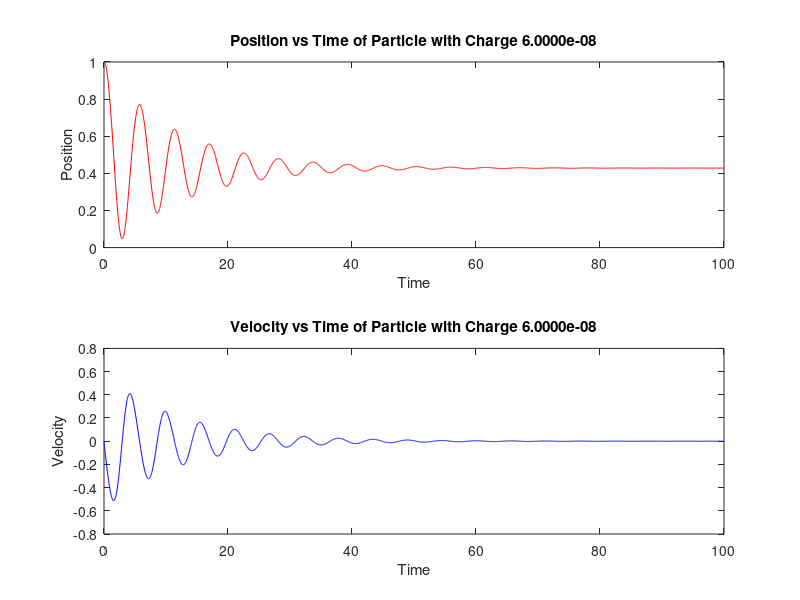

This figure's MATLAB source:
%author: ssalunkhe3
%version 1.1
function [zNeutralM, zNeutralF, nBounce] = chargedP(q)
%q the charge of the particle
%zNeutralM the equilibrium position of the particle
%zneutralF the equilibrium calculated by fzero
%nBounce the number of times the particle hits the disk
if nargin == 0 
    q = 0.6e-7; %default value for charge
end
m = 0.01; % [kg], particle mass
R = 0.02; % [m], disk radius
Q = 0.6e-7; % [C], disk charge
g = 9.807; % [m/s^2], acceleration of gravity
e0 = 8.854e-12; % [C^2/(N.m^2)], vacuum permittivity
cR = 0.70; % [1], coefficient of restitution
k = 0.0366; % [N.s/m], viscous drag constant

K = (Q*q)/(2*pi*R^2*e0*m*g); %dimensionless emf
Cd = sqrt(R/g)*k/m; %dimensionless drag coeffiecient
%define the ode with a column vector composed of a system of first order
%eqs
    function dydx = odefun(x,y)
        dydx = [y(2);
            K*(1-y(1)/(sqrt(y(1).^2 + 1))) - 1 - Cd*y(2)];
    end
%equation for long term behavior of particle
eqPos = @(x) K*(1 - x/(sqrt(x^2 + 1))) - 1;
%find the eq position with fzero
if q < 3.6e-8
    zNeutralF = 0;
    zNeutralN = 0;
else
zNeutralF = fzero(eqPos,0);
end
%presets for solving the ode
options = odeset('RelTol',1.0e-6,'AbsTol',1.0e-8);
tspan = [0,100];
ic = [1;0];
%use the ode solver to gain the result
[t,y] = ode45(@odefun,tspan,ic,options);
t_end = t(end);
t_finalstart = t_end - 5.6;
t_finalcycle = t > t_finalstart;
y_finalcycle = y(t_finalcycle,1);
%isolate the last period of the particle motion and average them to get the
%value for the eq position
zNeutralM = mean(y_finalcycle);
if zNeutralM < 0
    zNeutralM = 0;
end

function [position,isterminal,direction] = myEventsFcn(t,y)
position = y(1); % The value that we want to be zero
isterminal = 0;  % Halt integration 
direction = -1;   % The zero can be approached from either direction
end
options = odeset('RelTol',1.0e-6,'AbsTol',1.0e-8,'Events',@myEventsFcn);
tfinal = 100;
tstart = 0;
nBounce = 0;
keepGoing = true;
tooSlow = true;
hold on;
subplot(2,1,2)
plot(t,y(:,2),'b');
title(sprintf('Velocity vs Time of Particle with Charge %0.4e',q));
xlabel('Time');
ylabel('Velocity');
subplot(2,1,1)
while(keepGoing & tooSlow)
[t,y,te,ye,ie] = ode45(@odefun,[tstart tfinal],ic,options);
if (~isempty(te)) %change the value of the start, and the plot time as the particle hits the disk
ic(1) = 0;
ic(2) = -ye(1,2).* cR;
if ~ishold
    hold on
end
if abs(ic(2)) < 1e-4
    y = zeros(size(y));
    t = linspace(min(t),max(t),length(t));
    tooSlow = false; %if the particle bounces too slowly, do not continue
end
nBounce = nBounce + 1; %count the number of bounces
tstart = te(1);
plot(t(t < tstart),y(t < tstart,1),'r');
else
    keepGoing = false; %if there are no more bounces
end

end

plot(t,y(:,1),'r');
title(sprintf('Position vs Time of Particle with Charge %0.4e',q));
xlabel('Time');
ylabel('Position');

end
